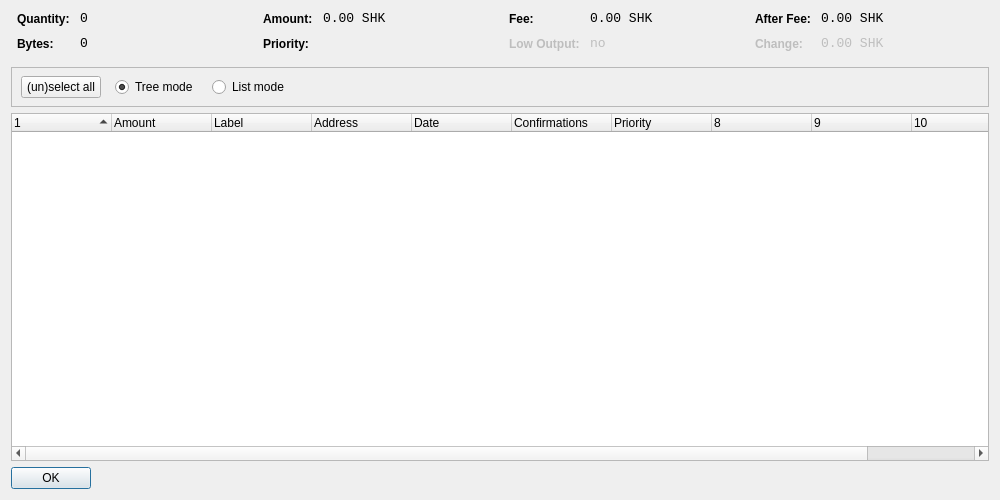
<?xml version="1.0" encoding="UTF-8"?>
<ui version="4.0">
 <class>CoinControlDialog</class>
 <widget class="QDialog" name="CoinControlDialog">
  <property name="geometry">
   <rect>
    <x>0</x>
    <y>0</y>
    <width>1000</width>
    <height>500</height>
   </rect>
  </property>
  <property name="windowTitle">
   <string>Coin Control</string>
  </property>
  <layout class="QVBoxLayout" name="verticalLayout">
   <item>
    <layout class="QHBoxLayout" name="horizontalLayoutTop" stretch="0,0,0,0">
     <property name="topMargin">
      <number>0</number>
     </property>
     <property name="bottomMargin">
      <number>10</number>
     </property>
     <item>
      <layout class="QFormLayout" name="formLayoutCoinControl1">
       <property name="horizontalSpacing">
        <number>10</number>
       </property>
       <property name="verticalSpacing">
        <number>10</number>
       </property>
       <property name="leftMargin">
        <number>6</number>
       </property>
       <property name="rightMargin">
        <number>6</number>
       </property>
       <item row="0" column="0">
        <widget class="QLabel" name="labelCoinControlQuantityText">
         <property name="styleSheet">
          <string notr="true">font-weight:bold;</string>
         </property>
         <property name="text">
          <string>Quantity:</string>
         </property>
        </widget>
       </item>
       <item row="0" column="1">
        <widget class="QLabel" name="labelCoinControlQuantity">
         <property name="font">
          <font>
           <family>Monospace</family>
           <pointsize>10</pointsize>
          </font>
         </property>
         <property name="cursor">
          <cursorShape>IBeamCursor</cursorShape>
         </property>
         <property name="contextMenuPolicy">
          <enum>Qt::ActionsContextMenu</enum>
         </property>
         <property name="text">
          <string notr="true">0</string>
         </property>
         <property name="textInteractionFlags">
          <set>Qt::LinksAccessibleByMouse|Qt::TextSelectableByKeyboard|Qt::TextSelectableByMouse</set>
         </property>
        </widget>
       </item>
       <item row="1" column="0">
        <widget class="QLabel" name="labelCoinControlBytesText">
         <property name="styleSheet">
          <string notr="true">font-weight:bold;</string>
         </property>
         <property name="text">
          <string>Bytes:</string>
         </property>
        </widget>
       </item>
       <item row="1" column="1">
        <widget class="QLabel" name="labelCoinControlBytes">
         <property name="font">
          <font>
           <family>Monospace</family>
           <pointsize>10</pointsize>
          </font>
         </property>
         <property name="cursor">
          <cursorShape>IBeamCursor</cursorShape>
         </property>
         <property name="contextMenuPolicy">
          <enum>Qt::ActionsContextMenu</enum>
         </property>
         <property name="text">
          <string notr="true">0</string>
         </property>
         <property name="textInteractionFlags">
          <set>Qt::LinksAccessibleByMouse|Qt::TextSelectableByKeyboard|Qt::TextSelectableByMouse</set>
         </property>
        </widget>
       </item>
      </layout>
     </item>
     <item>
      <layout class="QFormLayout" name="formLayoutCoinControl2">
       <property name="horizontalSpacing">
        <number>10</number>
       </property>
       <property name="verticalSpacing">
        <number>10</number>
       </property>
       <property name="leftMargin">
        <number>6</number>
       </property>
       <property name="rightMargin">
        <number>6</number>
       </property>
       <item row="0" column="0">
        <widget class="QLabel" name="labelCoinControlAmountText">
         <property name="styleSheet">
          <string notr="true">font-weight:bold;</string>
         </property>
         <property name="text">
          <string>Amount:</string>
         </property>
        </widget>
       </item>
       <item row="0" column="1">
        <widget class="QLabel" name="labelCoinControlAmount">
         <property name="font">
          <font>
           <family>Monospace</family>
           <pointsize>10</pointsize>
          </font>
         </property>
         <property name="cursor">
          <cursorShape>IBeamCursor</cursorShape>
         </property>
         <property name="contextMenuPolicy">
          <enum>Qt::ActionsContextMenu</enum>
         </property>
         <property name="text">
          <string notr="true">0.00 SHK</string>
         </property>
         <property name="textInteractionFlags">
          <set>Qt::LinksAccessibleByMouse|Qt::TextSelectableByKeyboard|Qt::TextSelectableByMouse</set>
         </property>
        </widget>
       </item>
       <item row="1" column="0">
        <widget class="QLabel" name="labelCoinControlPriorityText">
         <property name="styleSheet">
          <string notr="true">font-weight:bold;</string>
         </property>
         <property name="text">
          <string>Priority:</string>
         </property>
        </widget>
       </item>
       <item row="1" column="1">
        <widget class="QLabel" name="labelCoinControlPriority">
         <property name="font">
          <font>
           <family>Monospace</family>
           <pointsize>10</pointsize>
          </font>
         </property>
         <property name="cursor">
          <cursorShape>IBeamCursor</cursorShape>
         </property>
         <property name="contextMenuPolicy">
          <enum>Qt::ActionsContextMenu</enum>
         </property>
         <property name="text">
          <string/>
         </property>
         <property name="textInteractionFlags">
          <set>Qt::LinksAccessibleByMouse|Qt::TextSelectableByKeyboard|Qt::TextSelectableByMouse</set>
         </property>
        </widget>
       </item>
      </layout>
     </item>
     <item>
      <layout class="QFormLayout" name="formLayoutCoinControl3">
       <property name="horizontalSpacing">
        <number>10</number>
       </property>
       <property name="verticalSpacing">
        <number>10</number>
       </property>
       <property name="leftMargin">
        <number>6</number>
       </property>
       <property name="rightMargin">
        <number>6</number>
       </property>
       <item row="0" column="0">
        <widget class="QLabel" name="labelCoinControlFeeText">
         <property name="styleSheet">
          <string notr="true">font-weight:bold;</string>
         </property>
         <property name="text">
          <string>Fee:</string>
         </property>
        </widget>
       </item>
       <item row="0" column="1">
        <widget class="QLabel" name="labelCoinControlFee">
         <property name="font">
          <font>
           <family>Monospace</family>
           <pointsize>10</pointsize>
          </font>
         </property>
         <property name="cursor">
          <cursorShape>IBeamCursor</cursorShape>
         </property>
         <property name="contextMenuPolicy">
          <enum>Qt::ActionsContextMenu</enum>
         </property>
         <property name="text">
          <string notr="true">0.00 SHK</string>
         </property>
         <property name="textInteractionFlags">
          <set>Qt::LinksAccessibleByMouse|Qt::TextSelectableByKeyboard|Qt::TextSelectableByMouse</set>
         </property>
        </widget>
       </item>
       <item row="1" column="0">
        <widget class="QLabel" name="labelCoinControlLowOutputText">
         <property name="enabled">
          <bool>false</bool>
         </property>
         <property name="styleSheet">
          <string notr="true">font-weight:bold;</string>
         </property>
         <property name="text">
          <string>Low Output:</string>
         </property>
        </widget>
       </item>
       <item row="1" column="1">
        <widget class="QLabel" name="labelCoinControlLowOutput">
         <property name="enabled">
          <bool>false</bool>
         </property>
         <property name="font">
          <font>
           <family>Monospace</family>
           <pointsize>10</pointsize>
          </font>
         </property>
         <property name="cursor">
          <cursorShape>IBeamCursor</cursorShape>
         </property>
         <property name="contextMenuPolicy">
          <enum>Qt::ActionsContextMenu</enum>
         </property>
         <property name="text">
          <string notr="true">no</string>
         </property>
         <property name="textInteractionFlags">
          <set>Qt::LinksAccessibleByMouse|Qt::TextSelectableByKeyboard|Qt::TextSelectableByMouse</set>
         </property>
        </widget>
       </item>
      </layout>
     </item>
     <item>
      <layout class="QFormLayout" name="formLayoutCoinControl4">
       <property name="horizontalSpacing">
        <number>10</number>
       </property>
       <property name="verticalSpacing">
        <number>10</number>
       </property>
       <property name="leftMargin">
        <number>6</number>
       </property>
       <property name="rightMargin">
        <number>6</number>
       </property>
       <item row="0" column="0">
        <widget class="QLabel" name="labelCoinControlAfterFeeText">
         <property name="styleSheet">
          <string notr="true">font-weight:bold;</string>
         </property>
         <property name="text">
          <string>After Fee:</string>
         </property>
        </widget>
       </item>
       <item row="0" column="1">
        <widget class="QLabel" name="labelCoinControlAfterFee">
         <property name="font">
          <font>
           <family>Monospace</family>
           <pointsize>10</pointsize>
          </font>
         </property>
         <property name="cursor">
          <cursorShape>IBeamCursor</cursorShape>
         </property>
         <property name="contextMenuPolicy">
          <enum>Qt::ActionsContextMenu</enum>
         </property>
         <property name="text">
          <string notr="true">0.00 SHK</string>
         </property>
         <property name="textInteractionFlags">
          <set>Qt::LinksAccessibleByMouse|Qt::TextSelectableByKeyboard|Qt::TextSelectableByMouse</set>
         </property>
        </widget>
       </item>
       <item row="1" column="0">
        <widget class="QLabel" name="labelCoinControlChangeText">
         <property name="enabled">
          <bool>false</bool>
         </property>
         <property name="styleSheet">
          <string notr="true">font-weight:bold;</string>
         </property>
         <property name="text">
          <string>Change:</string>
         </property>
        </widget>
       </item>
       <item row="1" column="1">
        <widget class="QLabel" name="labelCoinControlChange">
         <property name="enabled">
          <bool>false</bool>
         </property>
         <property name="font">
          <font>
           <family>Monospace</family>
           <pointsize>10</pointsize>
          </font>
         </property>
         <property name="cursor">
          <cursorShape>IBeamCursor</cursorShape>
         </property>
         <property name="contextMenuPolicy">
          <enum>Qt::ActionsContextMenu</enum>
         </property>
         <property name="text">
          <string notr="true">0.00 SHK</string>
         </property>
         <property name="textInteractionFlags">
          <set>Qt::LinksAccessibleByMouse|Qt::TextSelectableByKeyboard|Qt::TextSelectableByMouse</set>
         </property>
        </widget>
       </item>
      </layout>
     </item>
    </layout>
   </item>
   <item>
    <widget class="QFrame" name="frame">
     <property name="minimumSize">
      <size>
       <width>0</width>
       <height>40</height>
      </size>
     </property>
     <property name="frameShape">
      <enum>QFrame::StyledPanel</enum>
     </property>
     <property name="frameShadow">
      <enum>QFrame::Sunken</enum>
     </property>
     <widget class="QWidget" name="horizontalLayoutWidget">
      <property name="geometry">
       <rect>
        <x>10</x>
        <y>0</y>
        <width>781</width>
        <height>41</height>
       </rect>
      </property>
      <layout class="QHBoxLayout" name="horizontalLayoutPanel" stretch="0,0,0,0,0">
       <property name="spacing">
        <number>14</number>
       </property>
       <item>
        <widget class="QPushButton" name="pushButtonSelectAll">
         <property name="sizePolicy">
          <sizepolicy hsizetype="Maximum" vsizetype="Fixed">
           <horstretch>0</horstretch>
           <verstretch>0</verstretch>
          </sizepolicy>
         </property>
         <property name="text">
          <string>(un)select all</string>
         </property>
        </widget>
       </item>
       <item>
        <widget class="QRadioButton" name="radioTreeMode">
         <property name="sizePolicy">
          <sizepolicy hsizetype="Maximum" vsizetype="Fixed">
           <horstretch>0</horstretch>
           <verstretch>0</verstretch>
          </sizepolicy>
         </property>
         <property name="text">
          <string>Tree mode</string>
         </property>
         <property name="checked">
          <bool>true</bool>
         </property>
        </widget>
       </item>
       <item>
        <widget class="QRadioButton" name="radioListMode">
         <property name="sizePolicy">
          <sizepolicy hsizetype="Maximum" vsizetype="Fixed">
           <horstretch>0</horstretch>
           <verstretch>0</verstretch>
          </sizepolicy>
         </property>
         <property name="text">
          <string>List mode</string>
         </property>
        </widget>
       </item>
       <item>
        <spacer name="horizontalSpacer">
         <property name="orientation">
          <enum>Qt::Horizontal</enum>
         </property>
         <property name="sizeHint" stdset="0">
          <size>
           <width>40</width>
           <height>20</height>
          </size>
         </property>
        </spacer>
       </item>
      </layout>
     </widget>
    </widget>
   </item>
   <item>
    <widget class="CoinControlTreeWidget" name="treeWidget">
     <property name="contextMenuPolicy">
      <enum>Qt::CustomContextMenu</enum>
     </property>
     <property name="sortingEnabled">
      <bool>false</bool>
     </property>
     <property name="columnCount">
      <number>11</number>
     </property>
     <attribute name="headerShowSortIndicator" stdset="0">
      <bool>true</bool>
     </attribute>
     <attribute name="headerStretchLastSection">
      <bool>false</bool>
     </attribute>
     <column>
      <property name="text">
       <string/>
      </property>
     </column>
     <column>
      <property name="text">
       <string>Amount</string>
      </property>
     </column>
     <column>
      <property name="text">
       <string>Label</string>
      </property>
     </column>
     <column>
      <property name="text">
       <string>Address</string>
      </property>
     </column>
     <column>
      <property name="text">
       <string>Date</string>
      </property>
     </column>
     <column>
      <property name="text">
       <string>Confirmations</string>
      </property>
      <property name="toolTip">
       <string>Confirmed</string>
      </property>
     </column>
     <column>
      <property name="text">
       <string>Priority</string>
      </property>
     </column>
     <column>
      <property name="text">
       <string/>
      </property>
     </column>
     <column>
      <property name="text">
       <string/>
      </property>
     </column>
     <column>
      <property name="text">
       <string/>
      </property>
     </column>
     <column>
      <property name="text">
       <string/>
      </property>
     </column>
    </widget>
   </item>
   <item>
    <widget class="QDialogButtonBox" name="buttonBox">
     <property name="sizePolicy">
      <sizepolicy hsizetype="Maximum" vsizetype="Fixed">
       <horstretch>0</horstretch>
       <verstretch>0</verstretch>
      </sizepolicy>
     </property>
     <property name="orientation">
      <enum>Qt::Horizontal</enum>
     </property>
     <property name="standardButtons">
      <set>QDialogButtonBox::Ok</set>
     </property>
    </widget>
   </item>
  </layout>
 </widget>
 <customwidgets>
  <customwidget>
   <class>CoinControlTreeWidget</class>
   <extends>QTreeWidget</extends>
   <header>coincontroltreewidget.h</header>
  </customwidget>
 </customwidgets>
 <resources/>
 <connections/>
</ui>
